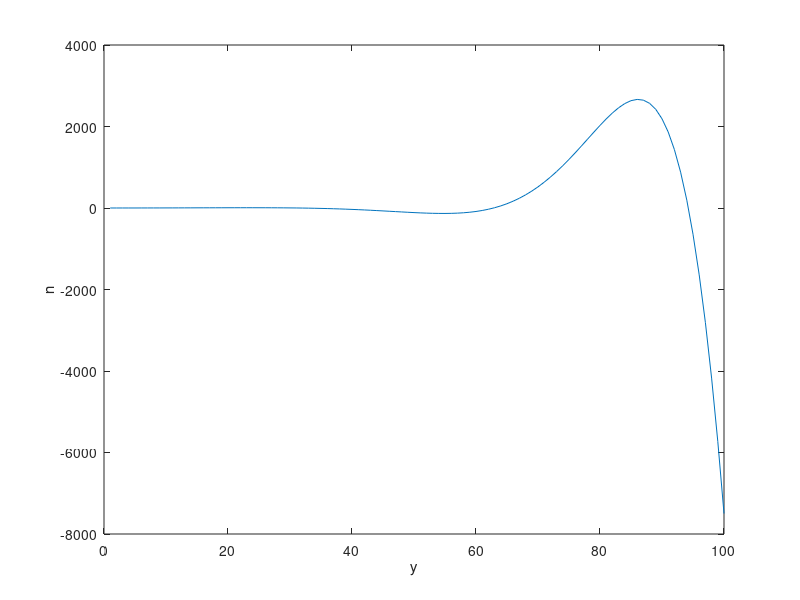

Source code (MATLAB): (Note: this script raises an error after producing the figure.)
L = 100;
n = 1:L;
w = 0.1;
S = 1.1 .^ n .* sin(w*n);
M = 0.1;
xi = M*randn(L,1);
Spxi = S+xi';
A = axes('FontSize',14);
set(get(A,'Xlabel'),'FontSize',14);
plot(Spxi);
ylabel('n'),xlabel('y');
figure
plotacf(Spxi,1,L,1);
